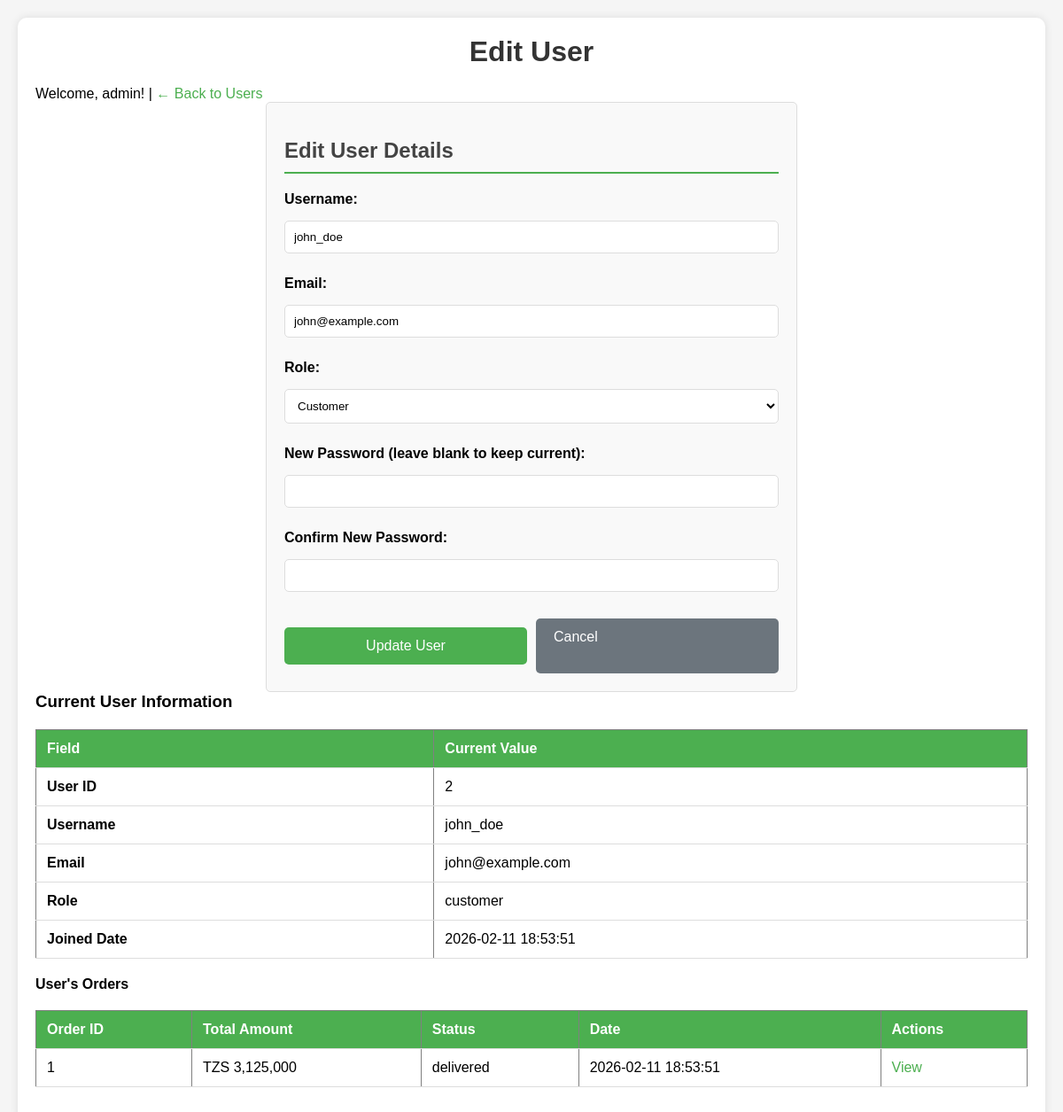
Screenshot of /edit_user.php?id=2 (signed in) with the database file from the repository.
### tables this page shows
CREATE TABLE users (
    id INT PRIMARY KEY AUTO_INCREMENT,
    username VARCHAR(50) UNIQUE NOT NULL,
    email VARCHAR(100) UNIQUE NOT NULL,
    password VARCHAR(255) NOT NULL,
    role ENUM('admin', 'customer') DEFAULT 'customer',
    created_at TIMESTAMP DEFAULT CURRENT_TIMESTAMP
);

CREATE TABLE orders (
    id INT PRIMARY KEY AUTO_INCREMENT,
    user_id INT NOT NULL,
    total_amount DECIMAL(10,2) NOT NULL,
    status ENUM('pending', 'processing', 'shipped', 'delivered', 'cancelled') DEFAULT 'pending',
    created_at TIMESTAMP DEFAULT CURRENT_TIMESTAMP,
    FOREIGN KEY (user_id) REFERENCES users(id) ON DELETE CASCADE
);

### edit_user.php (the view, shortened to what this page needs)
<?php
require_once 'includes/db_connection.php';
$username = $_SESSION['username'];
$user_id = $_GET['id'];
$sql = "SELECT * FROM users WHERE id = ?";
$stmt = $conn->prepare($sql);
$stmt->bind_param("i", $user_id);
$stmt->execute();
$result = $stmt->get_result();
$user = $result->fetch_assoc();
?>
<!DOCTYPE html>
<html>
<head>
</head>
<body>
    <div class="container">
        <h1>Edit User</h1>
        <p>Welcome, <?php echo $username; ?>! | <a href="admin_dashboard.php#users">← Back to Users</a></p>
        <div class="form-container user-form">
            <h2>Edit User Details</h2>
            <form method="POST" action="">
                <div class="form-group">
                    <label for="user_name">Username:</label>
                    <input type="text" id="user_name" name="user_name"
                           value="<?php echo htmlspecialchars($user['username']); ?>"
                           required>
                </div>
                <div class="form-group">
                    <label for="user_email">Email:</label>
                    <input type="email" id="user_email" name="user_email"
                           value="<?php echo htmlspecialchars($user['email']); ?>"
                           required>
                </div>
                <div class="form-group">
                    <label for="user_role">Role:</label>
                    <select id="user_role" name="user_role" required>
                        <option value="customer" <?php echo $user['role'] == 'customer' ? 'selected' : ''; ?>>Customer</option>
                    </select>
                </div>
                <div class="form-group">
                    <label for="new_password">New Password (leave blank to keep current):</label>
                    <input type="password" id="new_password" name="new_password">
                </div>
                <div class="form-group">
                    <label for="confirm_password">Confirm New Password:</label>
                    <input type="password" id="confirm_password" name="confirm_password">
                </div>
                <div class="form-actions">
                    <button type="submit" name="update_user" class="btn btn-primary">Update User</button>
                    <a href="admin_dashboard.php#users" class="btn btn-cancel">Cancel</a>
                </div>
            </form>
        </div>
        <div class="user-info">
            <h3>Current User Information</h3>
            <table border="1" width="100%">
                <tr>
                    <th>Field</th>
                    <th>Current Value</th>
                </tr>
                <tr>
                    <td><strong>User ID</strong></td>
                    <td><?php echo $user['id']; ?></td>
                </tr>
                <tr>
                    <td><strong>Username</strong></td>
                    <td><?php echo htmlspecialchars($user['username']); ?></td>
                </tr>
                <tr>
                    <td><strong>Email</strong></td>
                    <td><?php echo htmlspecialchars($user['email']); ?></td>
                </tr>
                <tr>
                    <td><strong>Role</strong></td>
                    <td><?php echo $user['role']; ?></td>
                </tr>
                <tr>
                    <td><strong>Joined Date</strong></td>
                    <td><?php echo $user['created_at']; ?></td>
                </tr>
            </table>
            <?php
            if($user['role'] == 'customer') {
                $orders_sql = "SELECT * FROM orders WHERE user_id = ? ORDER BY created_at ASC";
                $orders_stmt = $conn->prepare($orders_sql);
                $orders_stmt->bind_param("i", $user_id);
                $orders_stmt->execute();
                $orders_result = $orders_stmt->get_result();
                if($orders_result->num_rows > 0) {
                    echo "<h4>User's Orders</h4>";
                    echo "<table border='1' width='100%'>";
                    echo "<tr><th>Order ID</th><th>Total Amount</th><th>Status</th><th>Date</th><th>Actions</th></tr>";
                    while($order = $orders_result->fetch_assoc()) {
                        echo "<tr>";
                        echo "<td>" . $order['id'] . "</td>";
                        echo "<td>TZS " . number_format($order['total_amount'], 0, '.', ',') . "</td>";
                        echo "<td>" . $order['status'] . "</td>";
                        echo "<td>" . $order['created_at'] . "</td>";
                        echo "<td><a href='view_order.php?id=" . $order['id'] . "'>View</a></td>";
                        echo "</tr>";
                    }
                    echo "</table>";
                } else {
                    echo "<p>This user has no orders yet.</p>";
                }
            }
            ?>
        </div>
    </div>
</body>
</html>

### rows the page displays
users: user_name "john_doe", user_email "john@example.com", user_role "Customer", id "2", username "john_doe", email "john@example.com", role "customer", created_at "2026-02-11 18:53:51"
orders: id "1", total_amount "3,125,000", status "delivered", created_at "2026-02-11 18:53:51"

### other values shown
$username "admin"
